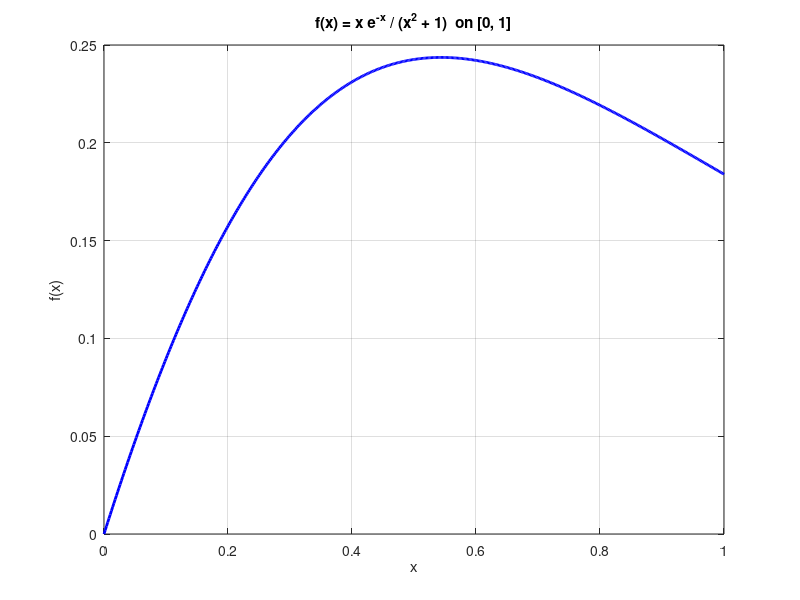
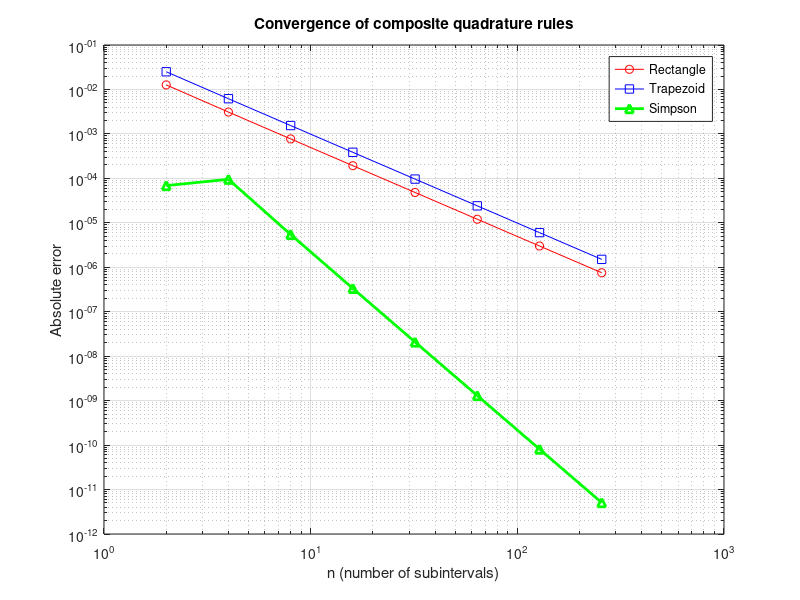

Write the MATLAB code that produced these figures, in order.
% lab10_2.m
% Approximate area under f(x) = x*e^(-x) / (x^2 + 1) on [0,1]
% Using rectangle, trapezoidal, and Simpson's composite rules
% for n = 2, 4, 8, 16, ..., 256

clear; clc;

a = 0; b = 1;
f = @(x) x .* exp(-x) ./ (x.^2 + 1);

%% Part a: Plot the function
figure;
xx = linspace(a, b, 500);
plot(xx, f(xx), 'b-', 'LineWidth', 2);
xlabel('x'); ylabel('f(x)');
title('f(x) = x e^{-x} / (x^2 + 1)  on [0, 1]');
grid on;

%% Part b: Approximate with composite rules and compute errors

% Use a very fine reference value as "exact"
n_ref = 2^20;
h_ref = (b - a) / n_ref;
xi_ref = a:h_ref:b;
w_ref = ones(1, n_ref+1);
w_ref(2:2:end-1) = 4;
w_ref(3:2:end-2) = 2;
exact = (h_ref/3) * sum(w_ref .* f(xi_ref));

fprintf('Reference (exact) value: %.15f\n\n', exact);

ns = 2.^(1:8);  % n = 2, 4, 8, ..., 256

err_rect = zeros(size(ns));
err_trap = zeros(size(ns));
err_simp = zeros(size(ns));

fprintf('%-6s %-18s %-12s %-18s %-12s %-18s %-12s\n', ...
    'n', 'Rectangle', 'Err_Rect', 'Trapezoid', 'Err_Trap', 'Simpson', 'Err_Simp');
fprintf('%s\n', repmat('-', 1, 100));

for k = 1:length(ns)
    n = ns(k);
    h = (b - a) / n;
    xi = a:h:b;

    % Midpoint rule
    xm = a + h/2 : h : b - h/2;
    Irect = h * sum(f(xm));

    % Trapezoidal rule
    Itrap = h * (f(a)/2 + sum(f(xi(2:end-1))) + f(b)/2);

    % Simpson's rule
    w = ones(1, n+1);
    w(2:2:end-1) = 4;
    w(3:2:end-2) = 2;
    Isimp = (h/3) * sum(w .* f(xi));

    err_rect(k) = abs(Irect - exact);
    err_trap(k) = abs(Itrap - exact);
    err_simp(k) = abs(Isimp - exact);

    fprintf('n=%-4d  Rect=%.10f  Err=%.3e   Trap=%.10f  Err=%.3e   Simp=%.10f  Err=%.3e\n', ...
        n, Irect, err_rect(k), Itrap, err_trap(k), Isimp, err_simp(k));
end

%% Ratios of consecutive errors (should be ~4 for trap, ~16 for Simpson)
fprintf('\n--- Error Ratios (err(n) / err(2n)) ---\n');
fprintf('%-6s %-15s %-15s %-15s\n', 'n->2n', 'Rect ratio', 'Trap ratio', 'Simp ratio');
fprintf('%s\n', repmat('-', 1, 55));
for k = 1:length(ns)-1
    fprintf('%-4d->%-4d  %10.4f      %10.4f      %10.4f\n', ...
        ns(k), ns(k+1), ...
        err_rect(k)/err_rect(k+1), ...
        err_trap(k)/err_trap(k+1), ...
        err_simp(k)/err_simp(k+1));
end

fprintf('\nTheoretical ratios: Rectangle~4, Trapezoid~4, Simpson~16\n');

%% Log-log plot of errors
figure;
loglog(ns, err_rect, 'r-o', ns, err_trap, 'b-s', ns, err_simp, 'g-^', 'LineWidth', 2);
legend('Rectangle', 'Trapezoid', 'Simpson');
xlabel('n (number of subintervals)');
ylabel('Absolute error');
title('Convergence of composite quadrature rules');
grid on;
